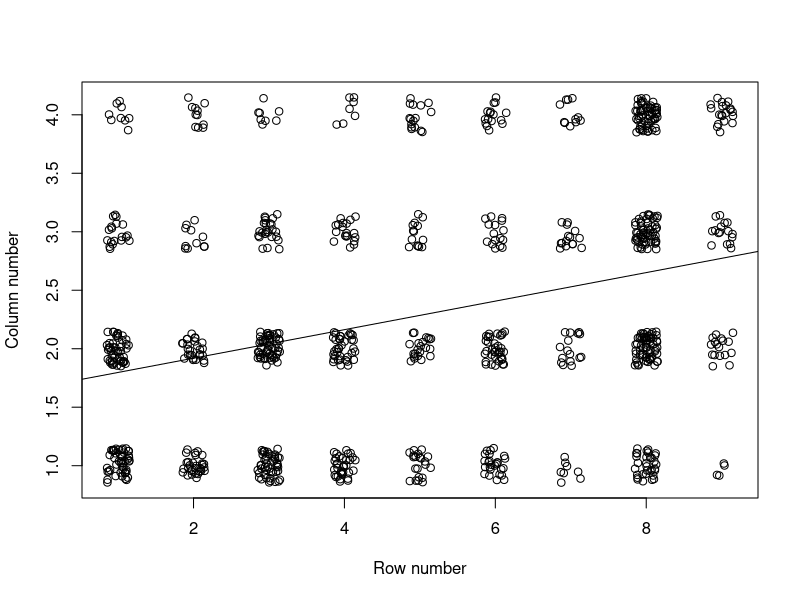

The R script that drew this image:
#####################################################################
# NAME:  Chris Bilder                                               #
# DATE:  12-28-01                                                   #
# UPDATE: 12-8-03, 12-18-05                                         #
# PURPOSE: birth control example                                    #
#                                                                   #
# NOTES:                                                            #
#####################################################################

n.table<-array(data = c(49, 31, 46, 34, 21, 26, 8, 32, 4, 
                        49, 27, 55, 37, 22, 36, 16, 65, 17, 
                        19, 11, 25, 19, 14, 16, 15, 57, 16,
                         9, 11, 8, 7, 16, 16, 11, 61, 20),
                    dim=c(9,4), 
                    dimnames=list( Religous.attendance = c("Never", "<1 per year", "1-2 per year", "several times per year",
                    "1 per month", "2-3 per month", "nearly every week", "every week", 
                    "several times per week"), 
                    Teenage.birth.control = c("strongly agree", "agree", "disagree", "strongly disagree")))

######################################################
# Test for independence - Pearson

ind.test<-chisq.test(n.table, correct=F)
ind.test
mu.hat<-ind.test$expected


######################################################
# Test for independence - LRT



#easiest way
library(vcd)
assocstats(n.table)



######################################################
# Find residuals

n<-sum(n.table)
n.table
mu.hat
cell.dev<-n.table-mu.hat
cell.dev

pearson.res<-cell.dev/sqrt(mu.hat)
pearson.res

stand.res<-matrix(data = NA, nrow = 9, ncol = 4)
#find standardized residuals
for (i in 1:9) {
    for (j in 1:4) {
        stand.res[i,j]<-pearson.res[i,j]/sqrt((1-sum(n.table[i,]/n))*(1-sum(n.table[,j]/n)))
    }
}

stand.res

#########################################################
# ordinal measures

#scores 
u<-0:8
#u<-c(0, 1, 1.5, 7.5, 12, 25, 38.5, 52, 104) 
v<-1:4

all.data<-matrix(NA, 0, 2)

#Put data in "raw" form
for (i in 1:9) {
    for (j in 1:4) {
        all.data<-rbind(all.data, matrix(c(u[i], v[j]), n.table[i,j], 2, byrow=T))
    }
}

#find correlation
r<-cor(all.data) 
r

M.sq<-(sum(n.table)-1)*r[1,2]^2
M.sq
1-pchisq(M.sq,1)



##############################################################
# Additional plot to help see the positive dependence


all.data<-matrix(NA, 0, 2)

#Put data in "raw" form
for (i in 1:nrow(n.table)) {
    for (j in 1:ncol(n.table)) {
        all.data<-rbind(all.data, matrix(c(i, j), n.table[i,j], 2, byrow=T))
    }
}


plot(x = all.data[,1]+runif(n=nrow(all.data), min = -0.15, max = 0.15), 
     y = all.data[,2]+runif(n=nrow(all.data), min = -0.15, max = 0.15), 
     xlab = "Row number", ylab = "Column number")
abline(lm(all.data[,2]~all.data[,1]))
